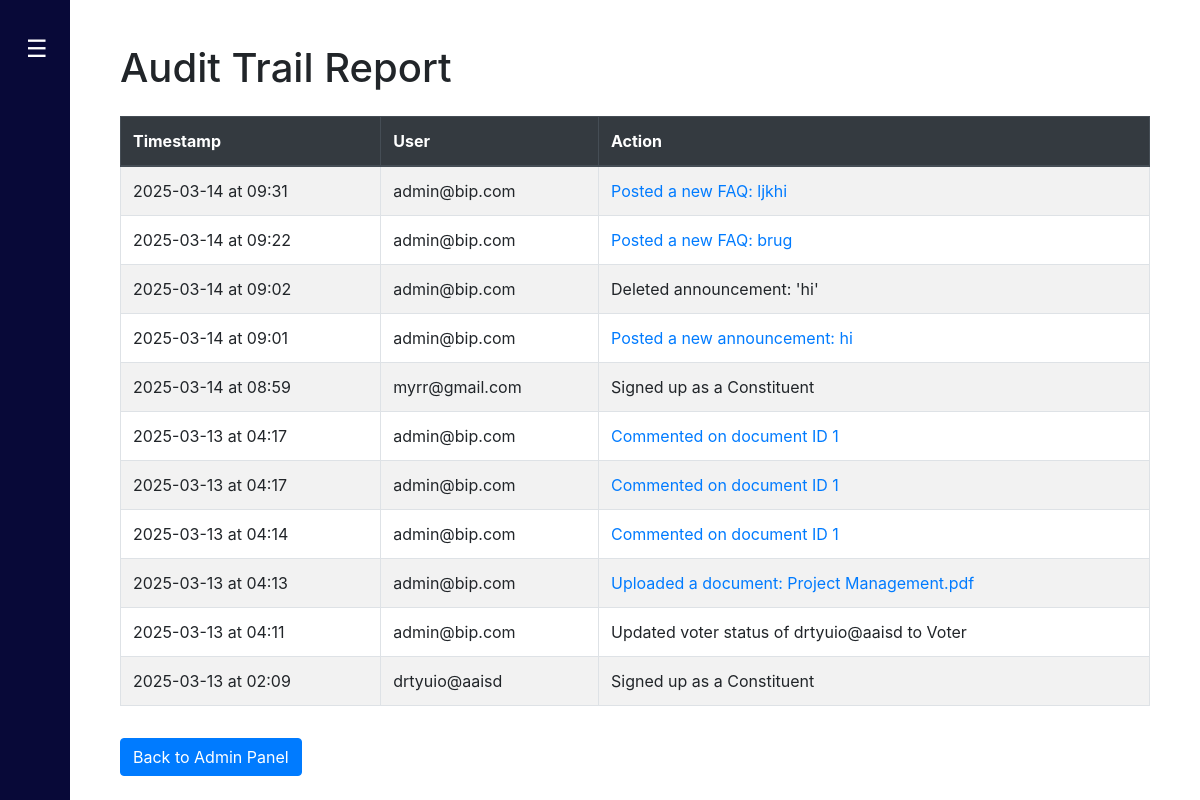
The app's page /admin/audit-report (signed in), older data.
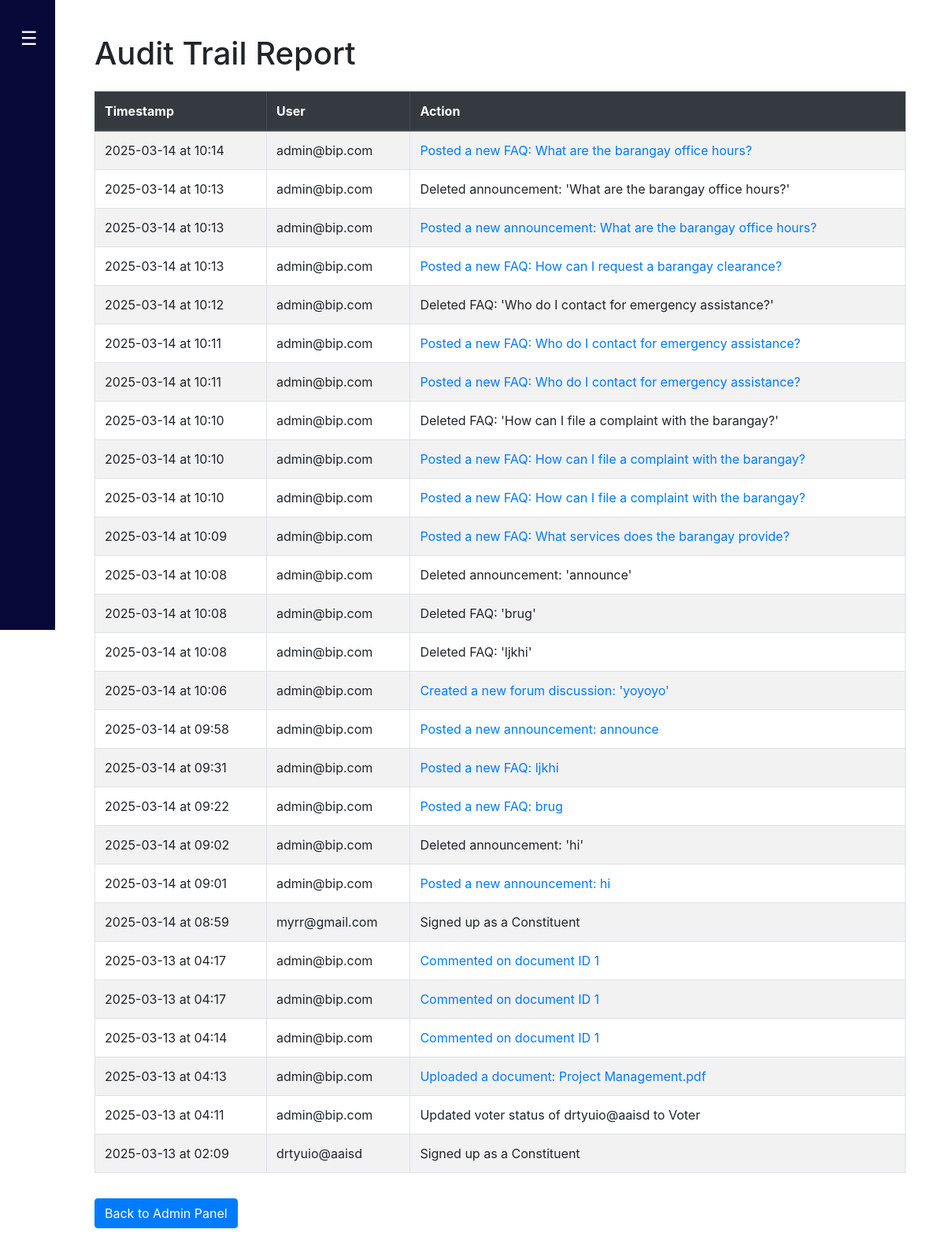
The same page, newer data.
### Website/models.py (models this page shows)
class AuditTrail(db.Model):
    id = db.Column(db.Integer, primary_key=True)
    timestamp = db.Column(db.DateTime, default=datetime.utcnow)
    user_email = db.Column(db.String(150))
    action = db.Column(db.String(500))
    link = db.Column(db.String(500), nullable=True)

### Website/views.py (the view)
@views.route('/admin/audit-report')
@login_required
def audit_report():
    if not current_user.is_admin:
        flash("Access denied!", "error")
        return redirect(url_for('views.home'))
    logs = AuditTrail.query.order_by(AuditTrail.timestamp.desc()).all()
    return render_template('audit_report.html', audit_logs=logs, user=current_user)

### Website/templates/audit_report.html (shortened to what this page needs)
{% extends "base.html" %}
{% block content %}
<div class="container mt-4">
    <h1 class="mb-4">Audit Trail Report</h1>
    {% if audit_logs %}
    <table class="table table-striped table-bordered">
        <thead class="thead-dark">
            <tr>
                <th>Timestamp</th>
                <th>User</th>
                <th>Action</th>
            </tr>
        </thead>
        <tbody>
            {% for log in audit_logs %}
            <tr>
                <td>{{ log.timestamp.strftime('%Y-%m-%d at %H:%M') }}</td>
                <td>{{ log.user_email }}</td>
                <td>  {% if log.link %}
                    <a href="{{ log.link }}" target="_blank">{{ log.action }}</a>
                {% else %}
                    {{ log.action }} {%endif%}</td>
            </tr>
            {% endfor %}
        </tbody>
    </table>
    {% else %}
    <p class="text-center text-muted">No audit logs available.</p>
    {% endif %}
    <a href="{{ url_for('views.admin_panel') }}" class="btn btn-primary mt-3">Back to Admin Panel</a>
</div>
{% endblock %}

Row changes from the older to the newer data that the page shows:
added AuditTrail: timestamp "2025-03-14 at 10:14", user_email "admin@bip.com", action "Posted a new FAQ: What are the barangay office hours?"
added AuditTrail: timestamp "2025-03-14 at 10:13", user_email "admin@bip.com", action "Deleted announcement: 'What are the barangay office hours?'"
added AuditTrail: timestamp "2025-03-14 at 10:13", user_email "admin@bip.com", action "Posted a new announcement: What are the barangay office hours?"
added AuditTrail: timestamp "2025-03-14 at 10:13", user_email "admin@bip.com", action "Posted a new FAQ: How can I request a barangay clearance?"
added AuditTrail: timestamp "2025-03-14 at 10:12", user_email "admin@bip.com", action "Deleted FAQ: 'Who do I contact for emergency assistance?'"
added AuditTrail: timestamp "2025-03-14 at 10:11", user_email "admin@bip.com", action "Posted a new FAQ: Who do I contact for emergency assistance?"
added AuditTrail: timestamp "2025-03-14 at 10:11", user_email "admin@bip.com", action "Posted a new FAQ: Who do I contact for emergency assistance?"
added AuditTrail: timestamp "2025-03-14 at 10:10", user_email "admin@bip.com", action "Deleted FAQ: 'How can I file a complaint with the barangay?'"
added AuditTrail: timestamp "2025-03-14 at 10:10", user_email "admin@bip.com", action "Posted a new FAQ: How can I file a complaint with the barangay?"
added AuditTrail: timestamp "2025-03-14 at 10:10", user_email "admin@bip.com", action "Posted a new FAQ: How can I file a complaint with the barangay?"
added AuditTrail: timestamp "2025-03-14 at 10:09", user_email "admin@bip.com", action "Posted a new FAQ: What services does the barangay provide?"
added AuditTrail: timestamp "2025-03-14 at 10:08", user_email "admin@bip.com", action "Deleted announcement: 'announce'"
added AuditTrail: timestamp "2025-03-14 at 10:08", user_email "admin@bip.com", action "Deleted FAQ: 'brug'"
added AuditTrail: timestamp "2025-03-14 at 10:08", user_email "admin@bip.com", action "Deleted FAQ: 'ljkhi'"
added AuditTrail: timestamp "2025-03-14 at 10:06", user_email "admin@bip.com", action "Created a new forum discussion: 'yoyoyo'"
added AuditTrail: timestamp "2025-03-14 at 09:58", user_email "admin@bip.com", action "Posted a new announcement: announce"
